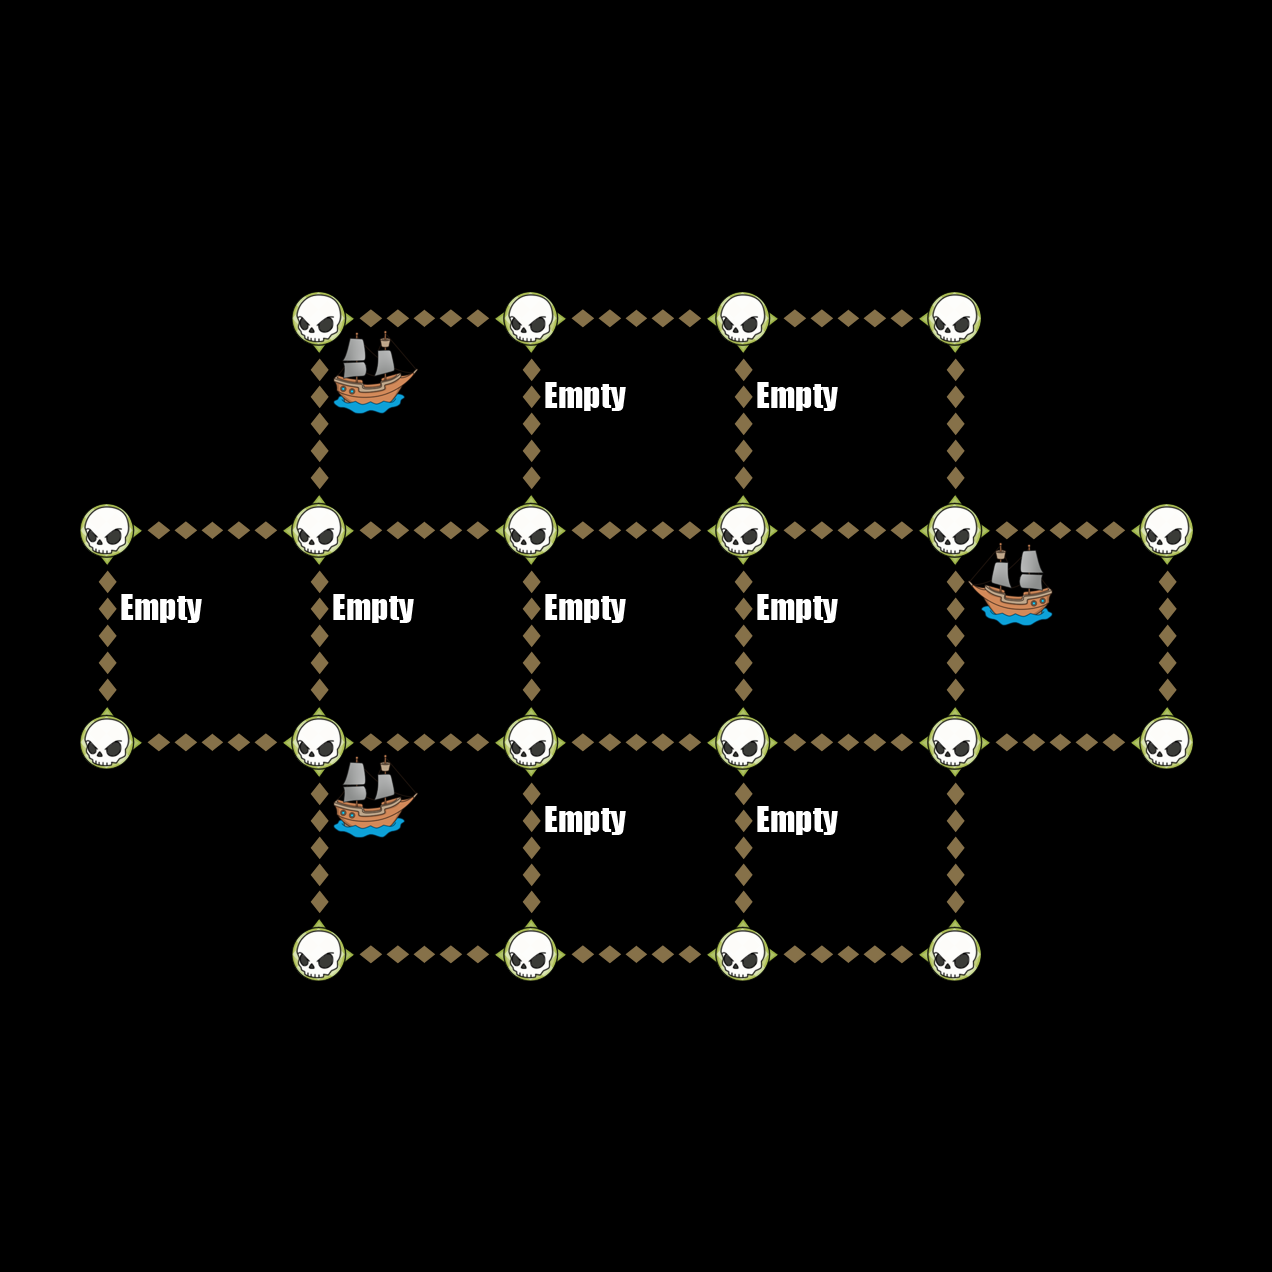

A level layout from a 2D game, rendered from its tile map. Below: a short description, then the map file with tile-grid data replaced by summaries:
An orthogonal 6x6 tile map with 212x212 px tiles, 6 tile layers (Down, Up, Left, Right, ...).

<map version="1.0" orientation="orthogonal" width="6" height="6" tilewidth="212" tileheight="212">
 <tileset firstgid="1" name="TileGraphic_Final-ipadhd" tilewidth="212" tileheight="212">
  <image source="TileGraphic_Final-ipadhd.png" width="636" height="1060" />
  <tile id="0">
   <properties>
    <property name="LineFilled" value="True" />
   </properties>
  </tile>
  <tile id="2">
   <properties>
    <property name="Item" value="TreasureBox" />
   </properties>
  </tile>
  <tile id="4">
   <properties>
    <property name="RowFilled" value="True" />
   </properties>
  </tile>
  <tile id="6">
   <properties>
    <property name="Item" value="CannonLeft" />
   </properties>
  </tile>
  <tile id="7">
   <properties>
    <property name="Item" value="ShipRight" />
   </properties>
  </tile>
  <tile id="8">
   <properties>
    <property name="Item" value="MapOne" />
   </properties>
  </tile>
  <tile id="9">
   <properties>
    <property name="Item" value="CannonRight" />
   </properties>
  </tile>
  <tile id="10">
   <properties>
    <property name="Item" value="ShipLeft" />
   </properties>
  </tile>
  <tile id="11">
   <properties>
    <property name="Item" value="MapTwo" />
   </properties>
  </tile>
  <tile id="12">
   <properties>
    <property name="Item" value="Empty" />
   </properties>
  </tile>
 </tileset>
 <layer name="Down" width="6" height="6">
  <data>[36 cells, 14 non-empty, 1 distinct tile ids]</data>
 </layer>
 <layer name="Up" width="6" height="6">
  <data>[36 cells, 14 non-empty, 1 distinct tile ids]</data>
 </layer>
 <layer name="Left" width="6" height="6">
  <data>[36 cells, 16 non-empty, 1 distinct tile ids]</data>
 </layer>
 <layer name="Right" width="6" height="6">
  <data>[36 cells, 16 non-empty, 1 distinct tile ids]</data>
 </layer>
 <layer name="Dots" width="6" height="6">
  <data>[36 cells, 20 non-empty, 1 distinct tile ids]</data>
 </layer>
 <layer name="Items" width="6" height="6">
  <data>[36 cells, 11 non-empty, 3 distinct tile ids]</data>
 </layer>
</map>
